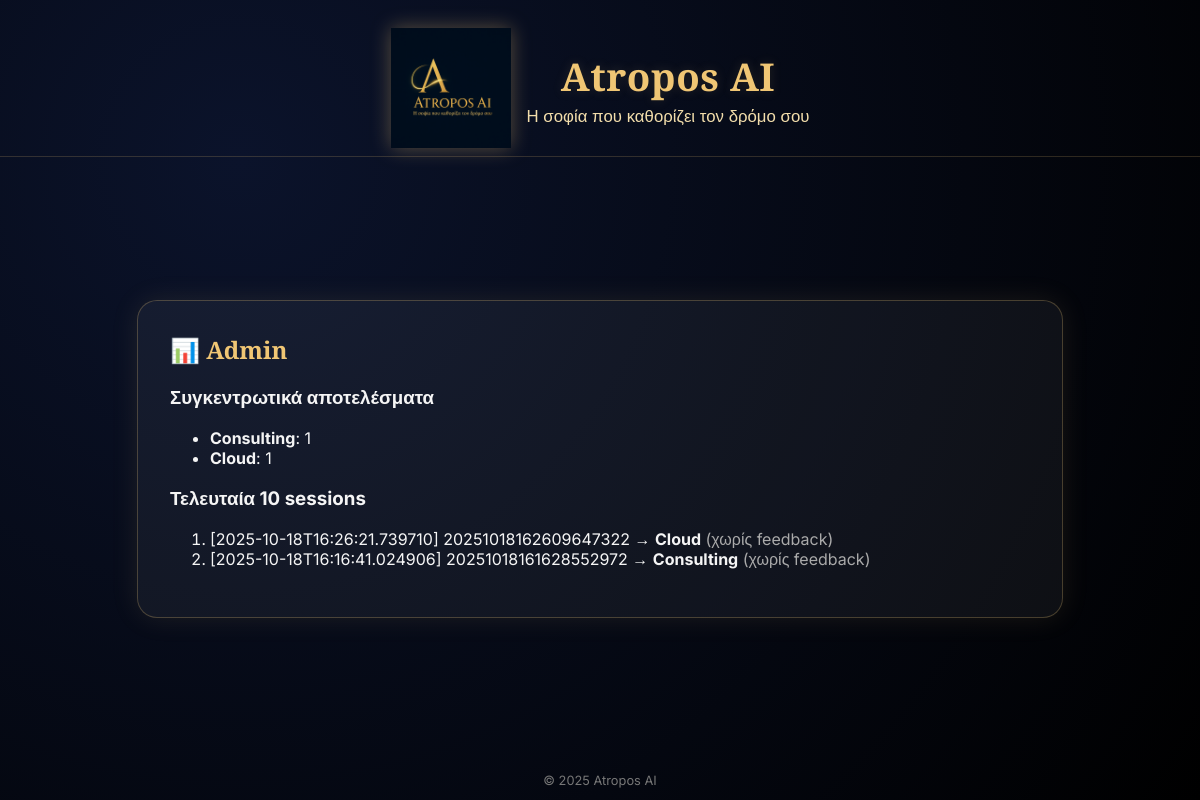
/admin, run on an earlier commit of the app's database.
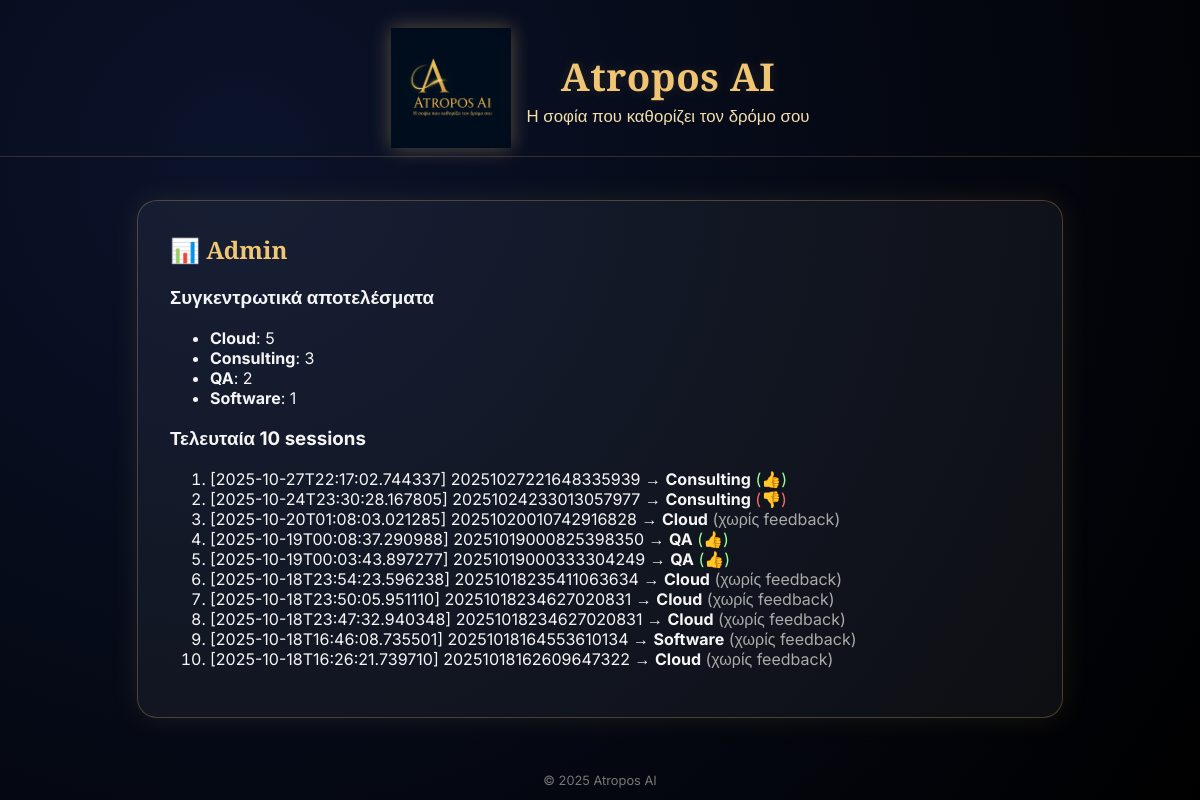
And on a later commit of the database.
### tables this page shows
CREATE TABLE interactions (
        id INTEGER PRIMARY KEY AUTOINCREMENT,
        ts TEXT,
        session_id TEXT,
        qid TEXT,
        answer TEXT,
        scores TEXT,
        motivation TEXT,
        step INTEGER,
        final_role TEXT,
        feedback INTEGER
    );

### app.py (the view)
@app.get("/admin")
def admin():
    con = get_db()
    totals = con.execute("SELECT final_role, COUNT(*) c FROM interactions WHERE qid='FINAL' GROUP BY final_role ORDER BY c DESC").fetchall()
    latest = con.execute("SELECT ts, session_id, final_role, feedback FROM interactions WHERE qid='FINAL' ORDER BY id DESC LIMIT 10").fetchall()
    con.close()
    return render_template("admin.html", totals=totals, latest=latest, title="Atropos AI — Admin")

### app.py (called while the page is built)
def get_db():
    con = sqlite3.connect(DB_PATH)
    con.row_factory = sqlite3.Row
    con.execute("""    CREATE TABLE IF NOT EXISTS interactions (
        id INTEGER PRIMARY KEY AUTOINCREMENT,
        ts TEXT,
        session_id TEXT,
        qid TEXT,
        answer TEXT,
        scores TEXT,
        motivation TEXT,
        step INTEGER,
        final_role TEXT,
        feedback INTEGER
    )
    """)
    return con

### templates/admin.html
{% extends "base.html" %}
{% block content %}
<h2 class="title">📊 Admin</h2>
<h3>Συγκεντρωτικά αποτελέσματα</h3>
<ul>
  {% for r in totals %}
    <li><b>{{ r["final_role"] or "—" }}</b>: {{ r["c"] }}</li>
  {% endfor %}
</ul>
<h3>Τελευταία 10 sessions</h3>
<ol>
  {% for r in latest %}
    <li>
      [{{ r["ts"] }}] {{ r["session_id"] }}
      → <b>{{ r["final_role"] or "—" }}</b>
      {% if r["feedback"] == 1 %}
        <span style="color:#9f9;">(👍)</span>
      {% elif r["feedback"] == 0 %}
        <span style="color:#f66;">(👎)</span>
      {% else %}
        <span style="color:#aaa;">(χωρίς feedback)</span>
      {% endif %}
    </li>
  {% endfor %}
</ol>
{% endblock %}

### templates/base.html (shortened to what this page needs)
<!doctype html>
<html lang="el">
  <head>
    <link rel="stylesheet" href="{{ url_for('static', filename='css/atropos.css') }}">
  </head>
  <body>
    <header class="topbar">
      <div class="logo-wrap">
        <img src="{{ url_for('static', filename='img/logo.png') }}" alt="Atropos AI" class="logo-lg"/>
        <div class="brand">
          <h1>Atropos AI</h1>
          <span class="tagline">Η σοφία που καθορίζει τον δρόμο σου</span>
        </div>
      </div>
    </header>
    <main class="content"><div class="card">
      {% block content %}{% endblock %}
    </div></main>
    <footer class="footer">© 2025 Atropos AI</footer>
  </body>
</html>

### static/css/atropos.css (style rules this page uses)
:root { --gold:#f0c674; }
body { background:radial-gradient(circle at 20% 20%,#0b132b,#000);color:#f5f5f5;font-family:'Inter',sans-serif;min-height:100vh;margin:0;display:flex;flex-direction:column }
.topbar { text-align:center;padding:28px 0 8px;border-bottom:1px solid rgba(240,198,116,.18) }
.logo-wrap { display:flex;gap:16px;align-items:center;justify-content:center }
.logo-lg { width:120px;height:120px;object-fit:contain;filter:drop-shadow(0 0 10px rgba(240,198,116,.35)) }
.brand h1 { font-family:'Cinzel',serif;font-weight:700;font-size:2.4rem;color:var(--gold);margin:0;letter-spacing:.5px;text-shadow:0 0 12px rgba(240,198,116,.15) }
.brand .tagline { display:block;font-size:1.05rem;margin-top:4px;color:#ffe9b3;opacity:.95 }
.content { flex:1;display:flex;align-items:center;justify-content:center;padding:40px 20px }
.card { background:rgba(255,255,255,.05);border:1px solid rgba(240,198,116,.25);border-radius:20px;max-width:860px;width:100%;padding:32px;box-shadow:0 0 28px rgba(240,198,116,.10) }
.title { font-family:'Cinzel',serif;color:var(--gold);margin-top:0 }
.footer { text-align:center;padding:12px;font-size:.8rem;color:#777 }

What changed in the data, as far as the page shows it:
no longer on this page (row unchanged): interactions: ts "2025-10-18T16:16:41.024906", session_id "20251018161628552972", final_role "Consulting", shows "(χωρίς feedback)"
added interactions: ts "2025-10-27T22:17:02.744337", session_id "20251027221648335939", final_role "Consulting"
added interactions: ts "2025-10-24T23:30:28.167805", session_id "20251024233013057977", final_role "Consulting"
added interactions: ts "2025-10-20T01:08:03.021285", session_id "20251020010742916828", final_role "Cloud", shows "(χωρίς feedback)"
added interactions: ts "2025-10-19T00:08:37.290988", session_id "20251019000825398350", final_role "QA"
added interactions: ts "2025-10-19T00:03:43.897277", session_id "20251019000333304249", final_role "QA"
added interactions: ts "2025-10-18T23:54:23.596238", session_id "20251018235411063634", final_role "Cloud", shows "(χωρίς feedback)"
added interactions: ts "2025-10-18T23:50:05.951110", session_id "20251018234627020831", final_role "Cloud", shows "(χωρίς feedback)"
added interactions: ts "2025-10-18T23:47:32.940348", session_id "20251018234627020831", final_role "Cloud", shows "(χωρίς feedback)"
added interactions: ts "2025-10-18T16:46:08.735501", session_id "20251018164553610134", final_role "Software", shows "(χωρίς feedback)"
Also different on the page:
new list line: "Cloud : 5"
new list line: "Consulting : 3"
new list line: "QA : 2"
new list line: "Software : 1"
list line gone: "Consulting : 1"
list line gone: "Cloud : 1"
